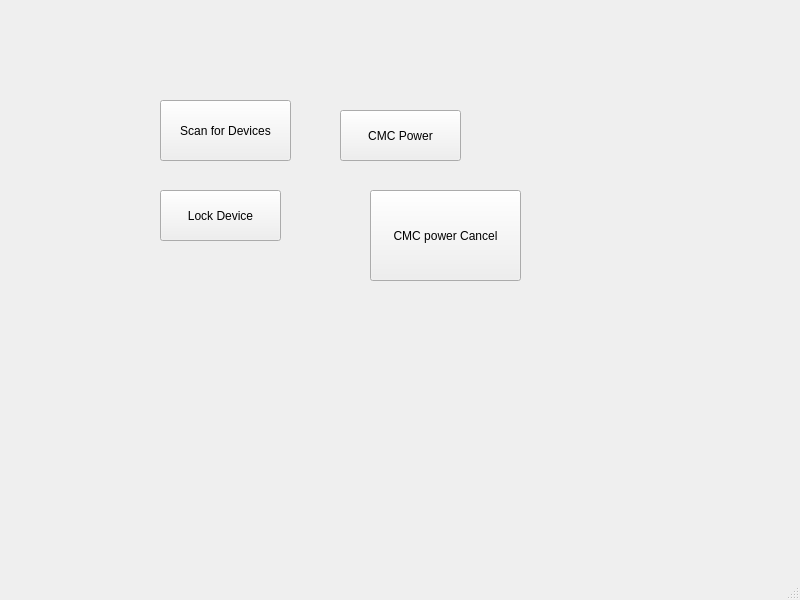
<?xml version="1.0" encoding="UTF-8"?>
<ui version="4.0">
 <class>MainWindow</class>
 <widget class="QMainWindow" name="MainWindow">
  <property name="geometry">
   <rect>
    <x>0</x>
    <y>0</y>
    <width>800</width>
    <height>600</height>
   </rect>
  </property>
  <property name="windowTitle">
   <string>MainWindow</string>
  </property>
  <widget class="QWidget" name="centralwidget">
   <widget class="QPushButton" name="pushButton">
    <property name="geometry">
     <rect>
      <x>160</x>
      <y>100</y>
      <width>131</width>
      <height>61</height>
     </rect>
    </property>
    <property name="text">
     <string>Scan for Devices</string>
    </property>
   </widget>
   <widget class="QPushButton" name="pushButton_2">
    <property name="geometry">
     <rect>
      <x>160</x>
      <y>190</y>
      <width>121</width>
      <height>51</height>
     </rect>
    </property>
    <property name="text">
     <string>Lock Device</string>
    </property>
   </widget>
   <widget class="QPushButton" name="pushButton_3">
    <property name="geometry">
     <rect>
      <x>340</x>
      <y>110</y>
      <width>121</width>
      <height>51</height>
     </rect>
    </property>
    <property name="text">
     <string>CMC Power</string>
    </property>
    <property name="checkable">
     <bool>false</bool>
    </property>
   </widget>
   <widget class="QPushButton" name="pushButton_4">
    <property name="geometry">
     <rect>
      <x>370</x>
      <y>190</y>
      <width>151</width>
      <height>91</height>
     </rect>
    </property>
    <property name="text">
     <string>CMC power Cancel</string>
    </property>
   </widget>
  </widget>
  <widget class="QMenuBar" name="menubar">
   <property name="geometry">
    <rect>
     <x>0</x>
     <y>0</y>
     <width>800</width>
     <height>22</height>
    </rect>
   </property>
  </widget>
  <widget class="QStatusBar" name="statusbar"/>
 </widget>
 <resources/>
 <connections/>
</ui>
